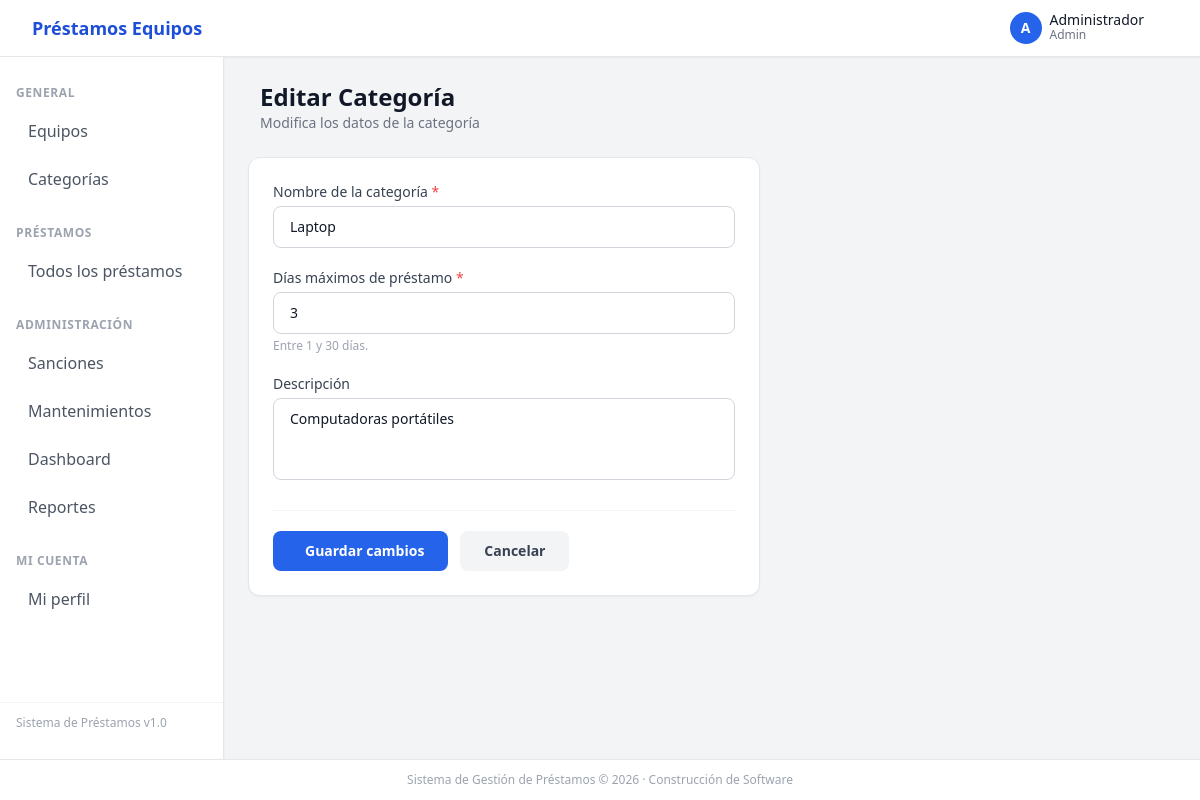
/index.php?action=categoria_editar&id=1 (signed in), run on the app's committed database.
### tables this page shows
CREATE TABLE categorias (
  id_categoria      INT AUTO_INCREMENT PRIMARY KEY,
  nombre            VARCHAR(80) NOT NULL,
  descripcion       TEXT,
  dias_max_prestamo INT NOT NULL DEFAULT 3
);

### controllers/CategoriaController.php (called while the page is built, shortened)
<?php
class CategoriaController
{
    private Categoria $categoriaModel;
    public function __construct()
    {
        $this->categoriaModel = new Categoria();
    }
    public function editar(): void
    {
        $id        = (int) ($_GET['id'] ?? 0);
        $categoria = $this->categoriaModel->buscarPorId($id);
        require_once __DIR__ . '/../views/categorias/form.php';
    }
}

### config/database.php (called while the page is built, shortened)
<?php
function getDB(): PDO
{
    static $pdo = null;
    $host = $_ENV['DB_HOST'] ?? 'localhost';
    $db   = $_ENV['DB_NAME'] ?? 'prestamos_equipos';
    $user = $_ENV['DB_USER'] ?? 'root';
    $pass = $_ENV['DB_PASS'] ?? '';
    try {
        $pdo = new PDO(
            "mysql:host={$host};dbname={$db};charset=utf8mb4",
            $user,
            $pass,
            [
                PDO::ATTR_ERRMODE            => PDO::ERRMODE_EXCEPTION,
                PDO::ATTR_DEFAULT_FETCH_MODE => PDO::FETCH_ASSOC,
                PDO::ATTR_EMULATE_PREPARES   => false,
            ]
        );
    } catch (PDOException $e) {
        http_response_code(500);
        die(json_encode([
            'ok'    => false,
            'error' => 'Error de conexión a la base de datos: ' . $e->getMessage()
        ]));
    }
    return $pdo;
}

### models/Categoria.php (called while the page is built, shortened)
<?php
class Categoria
{
    private PDO $db;
    public function __construct()
    {
        $this->db = getDB();
    }
    public function buscarPorId(int $id): array|false
    {
        $stmt = $this->db->prepare("
            SELECT id_categoria, nombre, descripcion, dias_max_prestamo
            FROM categorias
            WHERE id_categoria = :id
            LIMIT 1
        ");
        $stmt->execute([':id' => $id]);
        return $stmt->fetch();
    }
}

### views/categorias/form.php (the view, shortened to what this page needs)
<?php
require_once __DIR__ . '/../../views/layout/header.php';
require_once __DIR__ . '/../../views/layout/sidebar.php';
$modoEdicion = $categoria !== null;
$formAction  = $modoEdicion ? 'categoria_actualizar' : 'categoria_guardar';
?>
<div class="flex items-center gap-3 mb-6">
  <div>
    <h1 class="text-2xl font-bold text-gray-900">
      <?= $modoEdicion ? 'Editar Categoría' : 'Nueva Categoría' ?>
    </h1>
    <p class="text-sm text-gray-500">
      <?= $modoEdicion
          ? 'Modifica los datos de la categoría'
          : 'Registra un nuevo tipo de equipo' ?>
    </p>
  </div>
</div>
<form action="index.php?action=<?= $formAction ?>" method="POST"
      class="bg-white rounded-xl border border-gray-200 shadow-sm p-6 max-w-lg">
  <div class="space-y-5">
    <div>
      <label for="nombre" class="block text-sm font-medium text-gray-700 mb-1">
        Nombre de la categoría <span class="text-red-500">*</span>
      </label>
      <input
        type="text"
        id="nombre"
        name="nombre"
        required
        placeholder="Ej: Laptop, Proyector, Cámara"
        value="<?= htmlspecialchars($categoria['nombre'] ?? '') ?>"
        class="w-full px-4 py-2.5 border border-gray-300 rounded-lg text-sm
               focus:outline-none focus:ring-2 focus:ring-blue-500"
      >
    </div>
    <div>
      <label for="dias_max_prestamo" class="block text-sm font-medium text-gray-700 mb-1">
        Días máximos de préstamo <span class="text-red-500">*</span>
      </label>
      <input
        type="number"
        id="dias_max_prestamo"
        name="dias_max_prestamo"
        required
        min="1"
        max="30"
        value="<?= htmlspecialchars((string)($categoria['dias_max_prestamo'] ?? 3)) ?>"
        class="w-full px-4 py-2.5 border border-gray-300 rounded-lg text-sm
               focus:outline-none focus:ring-2 focus:ring-blue-500"
      >
      <p class="text-xs text-gray-400 mt-1">Entre 1 y 30 días.</p>
    </div>
    <div>
      <label for="descripcion" class="block text-sm font-medium text-gray-700 mb-1">
        Descripción
      </label>
      <textarea
        id="descripcion"
        name="descripcion"
        rows="3"
        placeholder="Describe brevemente qué equipos pertenecen a esta categoría"
        class="w-full px-4 py-2.5 border border-gray-300 rounded-lg text-sm
               focus:outline-none focus:ring-2 focus:ring-blue-500 resize-none"
      ><?= htmlspecialchars($categoria['descripcion'] ?? '') ?></textarea>
    </div>
  </div>
  <div class="flex gap-3 mt-6 pt-5 border-t border-gray-100">
    <button
      type="submit"
      class="bg-blue-600 hover:bg-blue-700 text-white font-semibold text-sm
             px-6 py-2.5 rounded-lg transition-colors flex items-center gap-2">
      <?= $modoEdicion ? 'Guardar cambios' : 'Crear categoría' ?>
    </button>
    <a href="index.php?action=categorias"
       class="bg-gray-100 hover:bg-gray-200 text-gray-700 font-semibold text-sm
              px-6 py-2.5 rounded-lg transition-colors">
      Cancelar
    </a>
  </div>
</form>
<?php require_once __DIR__ . '/../../views/layout/footer.php'; ?>

### data on the page
categorias: nombre "Laptop", dias_max_prestamo "3", descripcion "Computadoras portátiles"

### other printed values
substr($_SESSION['usuario']['nombre'], 0, 1) "A"
$_SESSION['usuario']['nombre'] "Administrador"
$_SESSION['usuario']['tipo'] "Admin"
$etiqueta "Equipos Categorías Todos los préstamos Sanciones Mantenimientos Dashboard Reportes Mi perfil"
